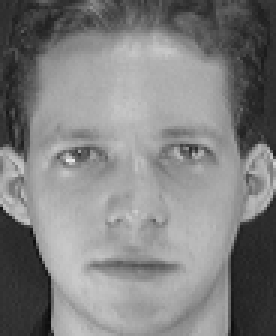
#> input picture orl_face/s1/1.pgm, 92 x 112 px, found by its file name (shown 3 times larger)
$ python dctTest.py
#> lines starting #> are read from the running program, lines starting #| are printed output that depends on the picture
import numpy as np
import cv2
save_dir = 'D:\\pythonStudy\\secretPic\\'
y = cv2.imread('D:\\pythonStudy\\orl_face\\s1\\1.pgm',0)
#> y is the input picture: shape (112, 92); min 11, max 234, mean 128.3
y1 = y.astype(np.float32)
Y = cv2.dct(y1)
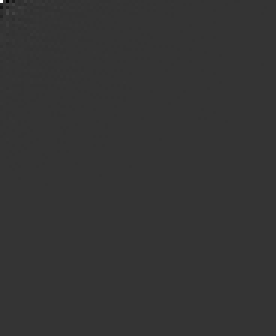
#> Y: shape (112, 92) float32 (shown 3 times larger); min -3362.4, max 13027.4, mean 0.6; drawn with min black and max white
cv2.imshow("Dct",Y)
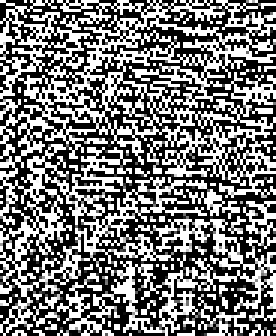
#> window 'Dct': shape (112, 92) (shown 3 times larger); min 0, max 255, mean 119
y2 = cv2.idct(Y)
cv2.imshow("iDCT",y2.astype(np.uint8))
cv2.waitKey(0)
cv2.imwrite(save_dir+'1.png', Y, 0)
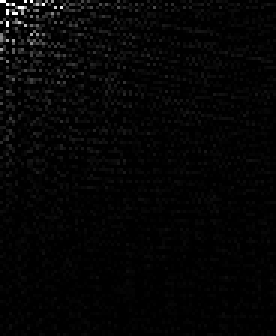
#> saved as 1.png: shape (112, 92) (shown 3 times larger); min 0, max 255, mean 5
cv2.destroyAllWindows()

$ run again, with orl_face/s1/10.pgm copied over orl_face/s1/1.pgm
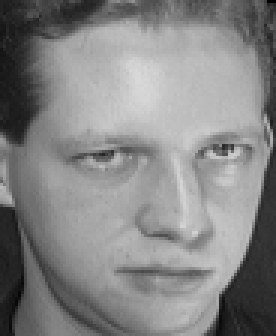
#> input picture orl_face/s1/10.pgm, 92 x 112 px, found by its file name (shown 3 times larger)
#> y is the input picture: shape (112, 92); min 1, max 217, mean 132.8
#> `cv2.imshow("Dct",Y)`:
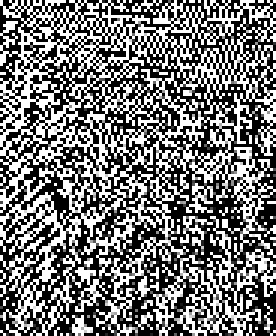
#> window 'Dct': shape (112, 92) (shown 3 times larger); min 0, max 255, mean 118
#> `cv2.imwrite(save_dir+'1.png', Y, 0)`:
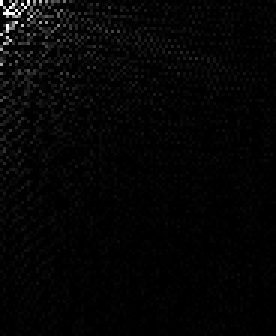
#> saved as 1.png: shape (112, 92) (shown 3 times larger); min 0, max 255, mean 4.8

$ run again, with orl_face/s1/2.pgm copied over orl_face/s1/1.pgm
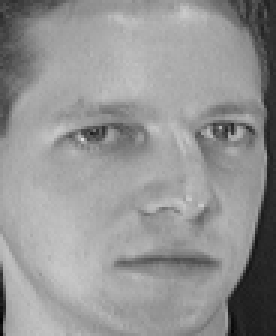
#> input picture orl_face/s1/2.pgm, 92 x 112 px, found by its file name (shown 3 times larger)
#> y is the input picture: shape (112, 92); min 2, max 223, mean 148
#> `Y = cv2.dct(y1)`:
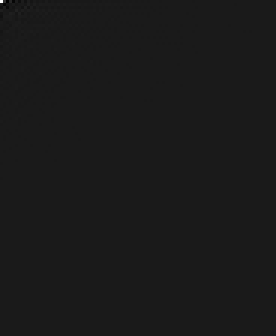
#> Y: shape (112, 92) float32 (shown 3 times larger); min -1727, max 15022.2, mean 0.9; drawn with min black and max white
#> `cv2.imwrite(save_dir+'1.png', Y, 0)`:
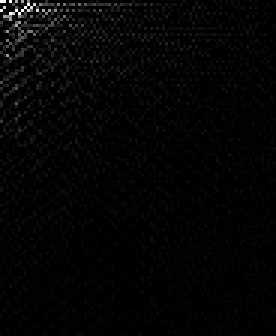
#> saved as 1.png: shape (112, 92) (shown 3 times larger); min 0, max 255, mean 4.4

$ run again, with orl_face/s1/3.pgm copied over orl_face/s1/1.pgm
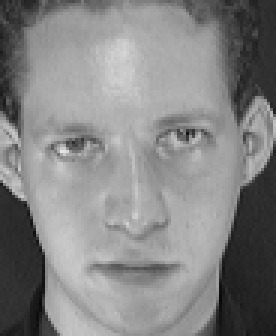
#> input picture orl_face/s1/3.pgm, 92 x 112 px, found by its file name (shown 3 times larger)
#> y is the input picture: shape (112, 92); min 7, max 232, mean 132.6
#> `cv2.imshow("Dct",Y)`:
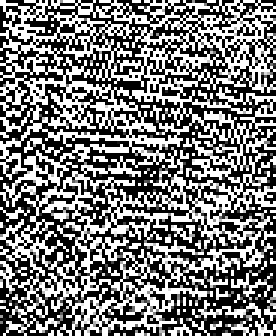
#> window 'Dct': shape (112, 92) (shown 3 times larger); min 0, max 255, mean 119.8
#> `cv2.imwrite(save_dir+'1.png', Y, 0)`:
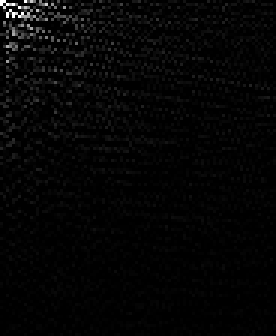
#> saved as 1.png: shape (112, 92) (shown 3 times larger); min 0, max 255, mean 5.1
